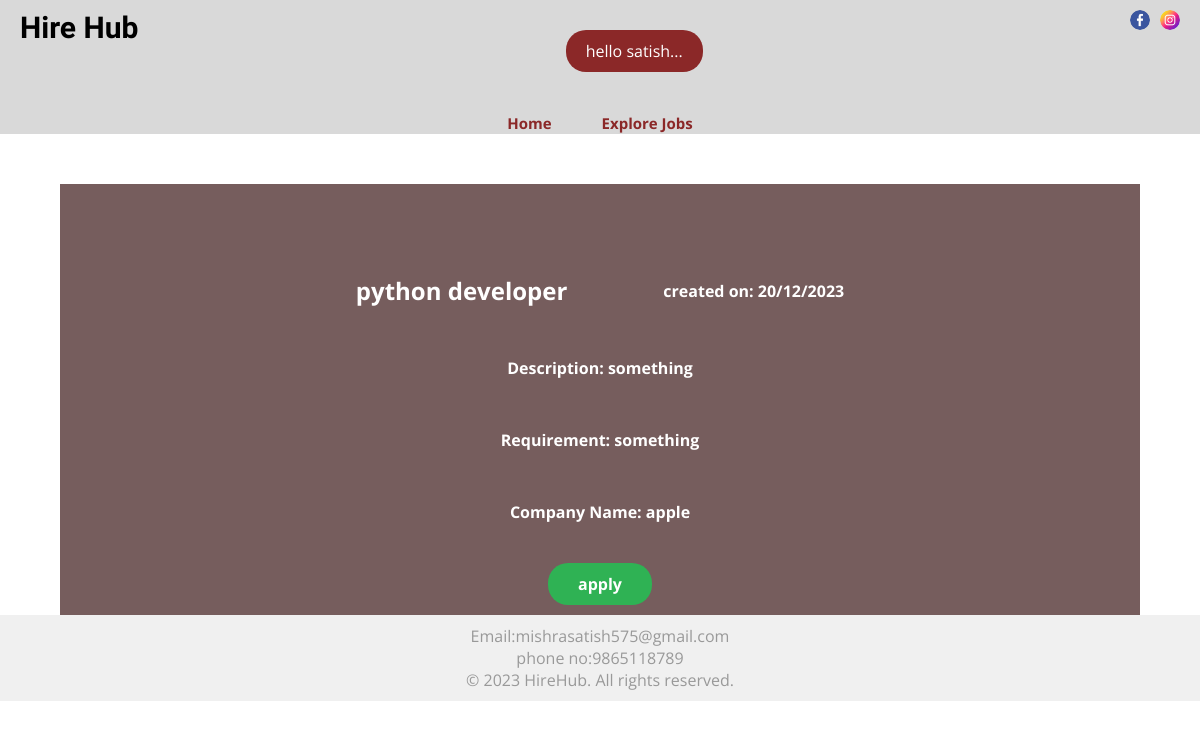
/jobDetail/10/satish, run on the app's committed database.
### jobportal/models.py (models this page shows, shortened)
class Jobs(models.Model):
    jobTitle=models.CharField(max_length=50,default="")
    jobDescription=models.CharField(max_length=1000,default="")
    jobRequirement=models.CharField(max_length=1000,default="")
    companyName=models.CharField(max_length=50,default="")

### jobportal/views.py (the view)
# urls.py: path('jobDetail/<int:job_id>/<username>',views.getJobDetail),
def getJobDetail(request,job_id,username):
   jobDetails=models.Jobs.objects.get(id=job_id)
   jobdata={
       "jobdetails":jobDetails,
       "username":username
   }
   return render(request,'jobdetails.html',jobdata)

### jobportal/templates/jobdetails.html
{% extends 'base.html' %}
{% load static %}
{% block content %}
<section class="job-details">
    <div class="job-title-date">
        <div class="jobtitle">
            <h2>{{jobdetails.jobTitle}}</h2>
        </div>
        <div class="date-of-creation">
            <p>created on: <span>20/12/2023</span></p>
        </div>
    </div>
        <div class="job-description">
            <p>Description: {{jobdetails.jobDescription}}</p>
        </div>
        <div class="job-requirement">
            <div class="technical-skills">
             <p>Requirement: {{jobdetails.jobRequirement}}</p>
            </div>
        </div>
        <div class="company-name">
            <p>Company Name: {{jobdetails.companyName}}</p>
        </div>
        <div class="actionButtons">
            <a href="/applyApplication/{{jobdetails.id}}/{{username}}">apply</a>
        </div>
</section>
{% endblock %}

### jobportal/templates/base.html (style rules this page uses)
* { margin: 0; padding: 0; }
body { font-family: Open Sans; }
.job-details { width: 90%; background-color: #765D5D; margin-left: auto; margin-right: auto; margin-top: 50px; color: white; display: flex; flex-direction: column; align-items: center; gap: 50px; padding: 20px 20px; }
.jobtitle { text-align: center; }
.job-title-date { width: 70%; display: flex; flex-direction: row; align-items: center; justify-content: space-evenly; }
.actionButtons a { text-decoration: none; background-color: #2FB254; color: white; padding: 10px 30px; border-radius: 20px; }

### data on the page
Jobs: jobTitle "python developer", jobDescription "something", jobRequirement "something", companyName "apple"

### other printed values
{{ username }} "satish"
